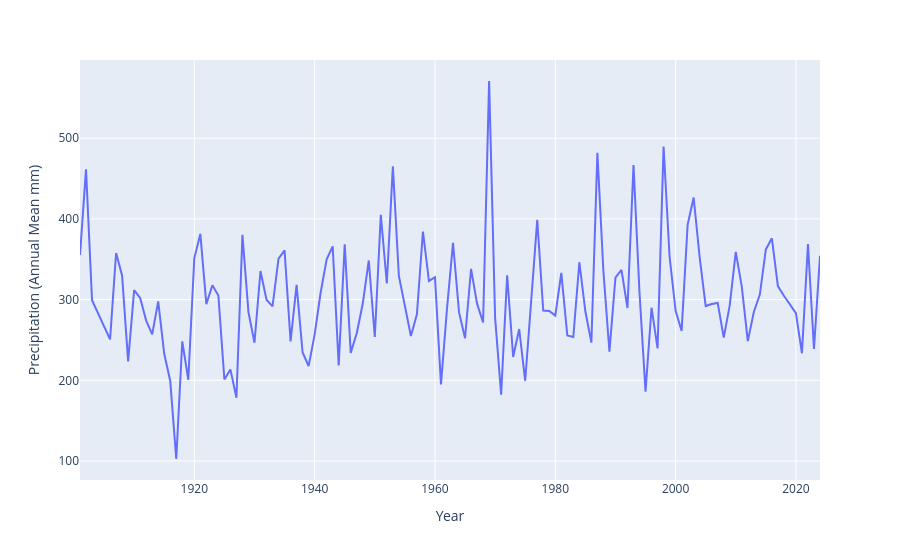

Here is the notebook cell this chart was saved with:
### Code cell
line = px.line(df1, x='Year', y='Precipitation (Annual Mean mm)',)
line.show()
line.write_html('precipitation.html')
